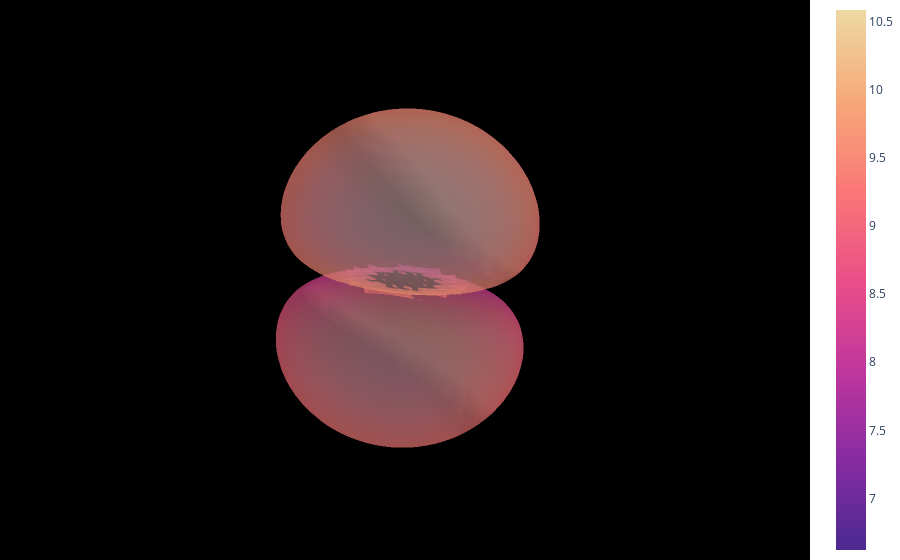

The notebook cell saved with this chart:
### Code cell
fig = go.Figure(data=[go.Mesh3d(x=verts[:, 0], y=verts[:, 1], z=verts[:, 2], 
                                i=faces[:, 0], j=faces[:, 1], k=faces[:, 2],
                                intensity=intensity,
                                colorscale='Agsunset',
                                opacity=0.5)])

fig.update_layout(scene=dict(xaxis=dict(visible=False),
                              yaxis=dict(visible=False),
                              zaxis=dict(visible=False),
                              bgcolor='rgb(0, 0, 0)'),
                  margin=dict(l=0, r=0, b=0, t=0))
#fig.show()

### Figure 1 — Plotly figure (JSON) as saved in the notebook; plotly's stock layout.template omitted (floating-point values rounded to 4 significant figures; data arrays with more than 128 entries replaced by an {"elided": "..."} marker saying what was removed)
{"data": [{"colorscale": [[0, "rgb(75, 41, 145)"], [0.1667, "rgb(135, 44, 162)"], [0.3333, "rgb(192, 54, 157)"], [0.5, "rgb(234, 79, 136)"], [0.6667, "rgb(250, 120, 118)"], [0.8333, "rgb(246, 169, 122)"], [1, "rgb(237, 217, 163)"]], "i": {"elided": "19108 int values"}, "intensity": {"elided": "9572 float values"}, "j": {"elided": "19108 int values"}, "k": {"elided": "19108 int values"}, "opacity": 0.5, "type": "mesh3d", "x": {"elided": "9572 float values"}, "y": {"elided": "9572 float values"}, "z": {"elided": "9572 float values"}}], "layout": {"margin": {"b": 0, "l": 0, "r": 0, "t": 0}, "scene": {"bgcolor": "rgb(0, 0, 0)", "xaxis": {"visible": false}, "yaxis": {"visible": false}, "zaxis": {"visible": false}}}}
